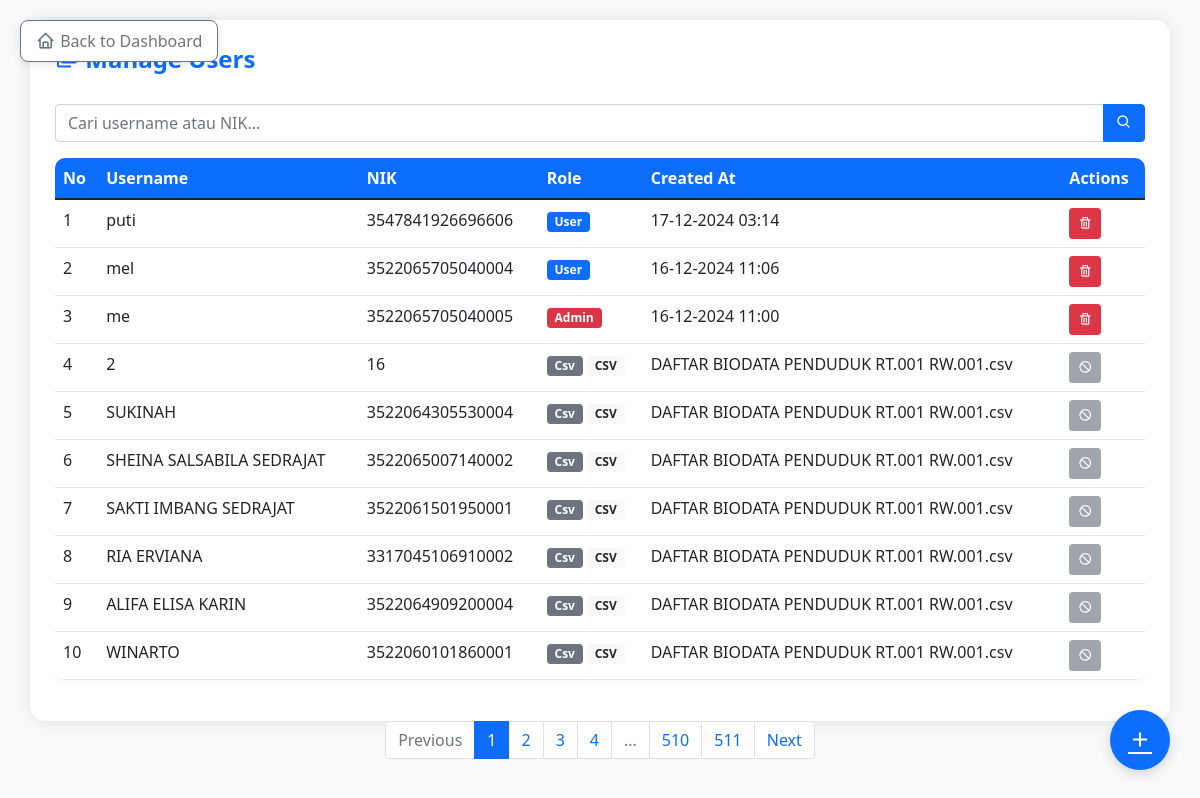
The page /manage_users.php (signed in) on the database its author committed.
### tables this page shows
CREATE TABLE `users` (
  `id` int NOT NULL,
  `nik` varchar(16) DEFAULT NULL,
  `username` varchar(50) DEFAULT NULL,
  `password` varchar(255) DEFAULT NULL,
  `role` enum('admin','user') DEFAULT NULL,
  `created_at` timestamp NULL DEFAULT CURRENT_TIMESTAMP
);

### manage_users.php (the view, shortened to what this page needs)
<?php
include 'db.php';
$query = "SELECT * FROM users ORDER BY created_at DESC";
$users = mysqli_query($conn, $query);
$csvDir = __DIR__ . '/asset/file/';
$csvFiles = glob($csvDir . 'DAFTAR BIODATA PENDUDUK RT.*.csv');
$csvUsers = [];
foreach ($csvFiles as $csvFile) {
    if (($handle = fopen($csvFile, 'r')) !== FALSE) {
        while (($data = fgetcsv($handle)) !== FALSE) {
            if (!isset($data[1], $data[15]) || trim($data[15]) === '') continue;
            $csvUsers[] = [
                'username' => $data[1],
                'nik' => $data[15],
                'role' => (strcasecmp($data[1], 'BONBINSURABAYA') === 0 && $data[15] === 'benderaseleraku123') ? 'admin' : 'csv',
                'created_at' => '-',
                'csv_file' => basename($csvFile)
            ];
        }
    }
}
$search = isset($_GET['search']) ? trim($_GET['search']) : '';
$page = isset($_GET['page']) ? max(1, intval($_GET['page'])) : 1;
$limit = 10;
$allUsers = [];
while ($user = mysqli_fetch_assoc($users)) {
    $allUsers[] = [
        'username' => $user['username'],
        'nik' => $user['nik'],
        'role' => $user['role'],
        'created_at' => $user['created_at'],
        'csv_file' => '-',
        'is_db' => true,
        'id' => $user['id']
    ];
}
foreach ($csvUsers as $csvUser) {
    $allUsers[] = [
        'username' => $csvUser['username'],
        'nik' => $csvUser['nik'],
        'role' => $csvUser['role'],
        'created_at' => '-',
        'csv_file' => $csvUser['csv_file'],
        'is_db' => false,
        'id' => null
    ];
}
$totalUsers = count($allUsers);
$totalPages = ceil($totalUsers / $limit);
$offset = ($page - 1) * $limit;
$allUsers = array_slice($allUsers, $offset, $limit);
?>
<!DOCTYPE html>
<html lang="en">
<head>
    <link href="https://cdn.jsdelivr.net/npm/bootstrap@5.1.3/dist/css/bootstrap.min.css" rel="stylesheet">
    <link href="https://cdn.jsdelivr.net/npm/boxicons@2.0.7/css/boxicons.min.css" rel="stylesheet">
    <link href="https://cdnjs.cloudflare.com/ajax/libs/animate.css/4.1.1/animate.min.css" rel="stylesheet">
</head>
<body>
    <div class="navigation-buttons">
        <a href="admin_dashboard.php" class="btn btn-outline-secondary dashboard-btn">
            <i class='bx bx-home'></i> Back to Dashboard
        </a>
    </div>
    <div class="container dashboard-container">
        <h2 class="page-title"><i class='bx bxs-user-account'></i> Manage Users</h2>
        <form class="search-box mb-3" method="GET">
    <div class="input-group">
        <input type="text" class="form-control" placeholder="Cari username atau NIK..." name="search" value="<?php echo htmlspecialchars($search); ?>">
        <button class="btn btn-primary" type="submit">
            <i class='bx bx-search'></i>
        </button>
    </div>
</form>
        <div class="table-responsive">
            <table class="table table-hover">
                <thead>
                    <tr>
                        <th>No</th>
                        <th>Username</th>
                        <th>NIK</th>
                        <th>Role</th>
                        <th>Created At</th>
                        <th>Actions</th>
                    </tr>
                </thead>
                <tbody>
                    <?php
                    $no = $offset + 1;
                    foreach ($allUsers as $user): ?>
                    <tr class="animate__animated animate__fadeIn">
                        <td><?php echo $no++; ?></td>
                        <td><?php echo htmlspecialchars($user['username']); ?></td>
                        <td><?php echo htmlspecialchars($user['nik']); ?></td>
                        <td>
                            <span class="badge bg-<?php echo $user['role'] == 'admin' ? 'danger' : ($user['role'] == 'csv' ? 'secondary' : 'primary'); ?>">
                                <?php echo ucfirst($user['role']); ?>
                            </span>
                            <?php if (!$user['is_db']): ?><span class="badge bg-light text-dark">CSV</span><?php endif; ?>
                        </td>
                        <td><?php echo $user['is_db'] ? date('d-m-Y H:i', strtotime($user['created_at'])) : htmlspecialchars($user['csv_file']); ?></td>
                        <td>
                            <?php if ($user['is_db']): ?>
                            <form method="POST" style="display: inline;"
                                  onsubmit="return confirm('Are you sure you want to delete this user?');">
                                <button type="submit" name="delete_user" class="btn btn-danger btn-sm btn-action">
                                    <i class='bx bx-trash'></i>
                                </button>
                            </form>
                            <?php else: ?>
                            <form method="POST" style="display: inline;" onsubmit="return confirm('Akun CSV tidak bisa dihapus permanen dari sini. Hapus manual di file jika ingin menghapus.');">
                                <button type="button" class="btn btn-secondary btn-sm btn-action" disabled>
                                    <i class='bx bx-block'></i>
                                </button>
                            </form>
                            <?php endif; ?>
                        </td>
                    </tr>
                    <?php endforeach; ?>
                </tbody>
            </table>
        </div>
    </div>
    <?php if ($totalPages > 1): ?>
<nav aria-label="Page navigation">
    <ul class="pagination justify-content-center">
        <li class="page-item <?php echo $page <= 1 ? 'disabled' : ''; ?>">
            <a class="page-link" href="?page=<?php echo $page-1; ?>&search=<?php echo urlencode($search); ?>">Previous</a>
        </li>
        <?php
        $maxLinks = 7;
        $startPage = max(1, $page - 3);
        $endPage = min($totalPages, $page + 3);
        if ($totalPages > $maxLinks) {
            for ($i = $startPage; $i <= $endPage; $i++) {
                echo '<li class="page-item '.($page == $i ? 'active' : '').'"><a class="page-link" href="?page='.$i.'&search='.urlencode($search).'">'.$i.'</a></li>';
            }
            if ($endPage < $totalPages - 1) {
                if ($endPage < $totalPages - 2) echo '<li class="page-item disabled"><span class="page-link">...</span></li>';
                echo '<li class="page-item"><a class="page-link" href="?page='.($totalPages-1).'&search='.urlencode($search).'">'.($totalPages-1).'</a></li>';
                echo '<li class="page-item"><a class="page-link" href="?page='.$totalPages.'&search='.urlencode($search).'">'.$totalPages.'</a></li>';
            }
        } else {
            for ($i = 1; $i <= $totalPages; $i++) {
                echo '<li class="page-item '.($page == $i ? 'active' : '').'"><a class="page-link" href="?page='.$i.'&search='.urlencode($search).'">'.$i.'</a></li>';
            }
        }
        ?>
        <li class="page-item <?php echo $page >= $totalPages ? 'disabled' : ''; ?>">
            <a class="page-link" href="?page=<?php echo $page+1; ?>&search=<?php echo urlencode($search); ?>">Next</a>
        </li>
    </ul>
</nav>
<?php endif; ?>
    <a href="add_user.php" class="add-user-btn">
        <i class='bx bx-plus'></i>
    </a>
</body>
</html>

### manage_users.php (style rules this page uses)
body { background: #f8f9fa; padding: 20px; }
.dashboard-container { background: white; border-radius: 15px; padding: 25px; box-shadow: 0 0 15px rgba(0,0,0,0.1); animation: fadeIn 0.5s ease-in; }
.table { border-radius: 10px; overflow: hidden; box-shadow: 0 0 10px rgba(0,0,0,0.05); }
.table thead { background-color: #0d6efd; color: white; }
.table tbody tr { transition: all 0.3s ease; }
.btn-action { transition: all 0.3s ease; }
.page-title { color: #0d6efd; font-size: 24px; font-weight: bold; margin-bottom: 30px; animation: slideInDown 0.5s ease; }
.add-user-btn { position: fixed; bottom: 30px; right: 30px; width: 60px; height: 60px; border-radius: 50%; background: #0d6efd; color: white; display: flex; align-items: center; justify-content: center; font-size: 24px; box-shadow: 0 4px 12px rgba(0,0,0,0.15); transition: all 0.3s ease; }
.navigation-buttons { position: fixed; top: 20px; left: 20px; z-index: 1000; }
.dashboard-btn { transition: all 0.3s ease; display: flex; align-items: center; gap: 5px; padding: 8px 15px; border-radius: 8px; background-color: white; box-shadow: 0 2px 10px rgba(0,0,0,0.1); }
.dashboard-btn i { font-size: 1.2rem; }

### rows shown on the page
users: username "puti", nik "3547841926696606", role "User", created_at "17-12-2024 03:14"
users: username "mel", nik "3522065705040004", role "User", created_at "16-12-2024 11:06"
users: username "me", nik "3522065705040005", role "Admin", created_at "16-12-2024 11:00"

### other values the page prints
$user['username'] "2"
$user['nik'] "16"
$user['role'] "Csv"
$user['csv_file'] "DAFTAR BIODATA PENDUDUK RT.001 RW.001.csv"
$user['username'] "SUKINAH"
$user['nik'] "3522064305530004"
$user['username'] "SHEINA SALSABILA SEDRAJAT"
$user['nik'] "3522065007140002"
$user['username'] "SAKTI IMBANG SEDRAJAT"
$user['nik'] "3522061501950001"
$user['username'] "RIA ERVIANA"
$user['nik'] "3317045106910002"
$user['username'] "ALIFA ELISA KARIN"
$user['nik'] "3522064909200004"
$user['username'] "WINARTO"
